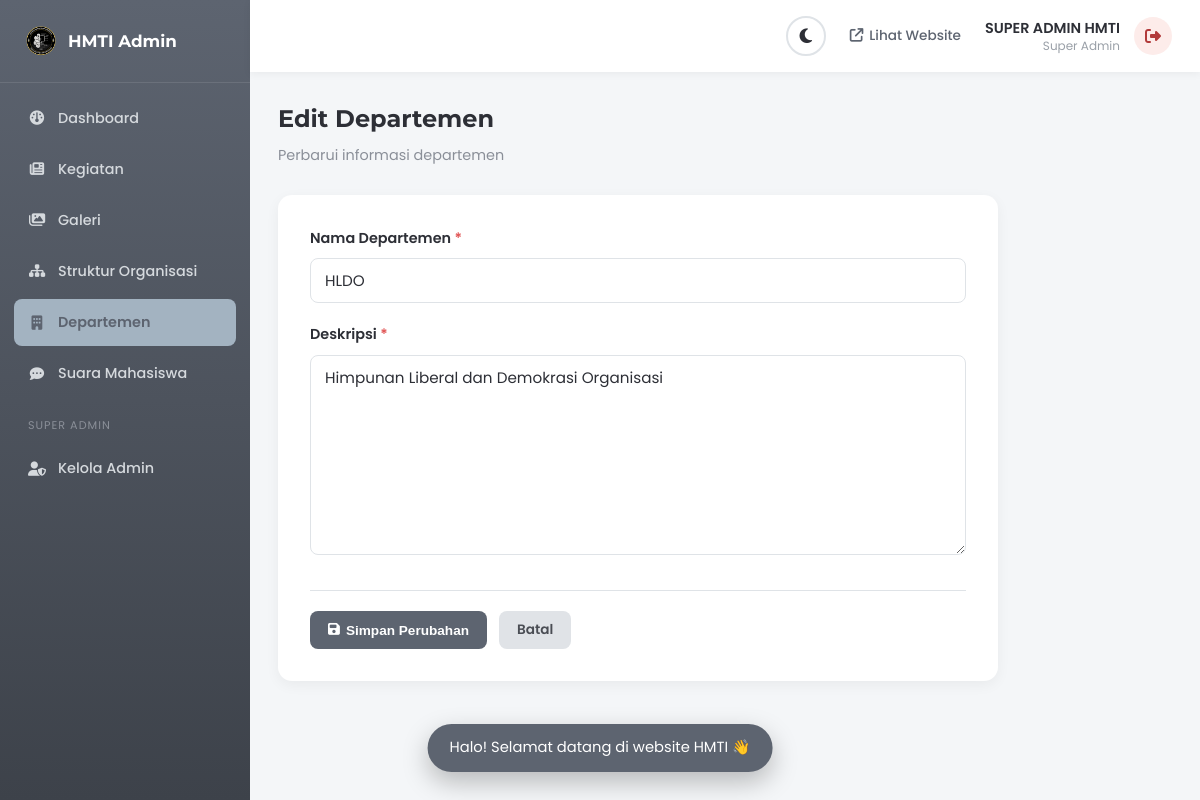
Page /admin/departemen/edit.php?id=1 (signed in) on the committed database.
### tables this page shows
CREATE TABLE `departemen` (
  `id` int(11) NOT NULL,
  `nama_departemen` varchar(50) NOT NULL,
  `deskripsi` text DEFAULT NULL
);

### admin/departemen/edit.php (the view, shortened to what this page needs)
<?php
include __DIR__ . '/../includes/header.php';
$id = isset($_GET['id']) ? (int)$_GET['id'] : 0;
$query = "SELECT * FROM departemen WHERE id = $id";
$result = mysqli_query($koneksi, $query);
$dept = $result ? mysqli_fetch_assoc($result) : null;
?>
<div class="page-header">
    <h1>Edit Departemen</h1>
    <p>Perbarui informasi departemen</p>
</div>
<form action="proses_edit.php" method="POST" class="admin-form">
    <div class="form-group">
        <label for="nama_departemen">Nama Departemen <span style="color:#e05252;">*</span></label>
        <input type="text" name="nama_departemen" id="nama_departemen" value="<?= htmlspecialchars($dept['nama_departemen']) ?>" required>
    </div>
    <div class="form-group">
        <label for="deskripsi">Deskripsi <span style="color:#e05252;">*</span></label>
        <textarea name="deskripsi" id="deskripsi" rows="6" required><?= htmlspecialchars($dept['deskripsi']) ?></textarea>
    </div>
    <div class="form-actions">
        <button type="submit" class="btn-admin btn-admin-primary">
            <i class="fa-solid fa-save"></i> Simpan Perubahan
        </button>
        <a href="index.php" class="btn-admin" style="background:#e0e3e7;color:#4a4d54;">
            Batal
        </a>
    </div>
</form>
<?php include __DIR__ . '/../includes/footer.php'; ?>

### assets/css/global.css (style rules this page uses)
:root { --hmti-dark: #5d6470; --hmti-light: #a3b3c1; --hmti-bg: #f4f6f8; --hmti-white: #ffffff; --hmti-text: #2d2f36; --card-bg: #ffffff; --card-shadow: rgba(0, 0, 0, 0.06); --card-hover-shadow: rgba(0, 0, 0, 0.12); --border-color: #dfe3e7; --text-secondary: #6b6f76; --text-muted: #8a8f98; --nav-bg: #ffffff; --footer-text: #ffffff; --header-shadow: rgba(0, 0, 0, 0.08); --section-alt-bg: #ffffff; --input-bg: #ffffff; --hover-bg: #f8f9fa; --overlay-bg: rgba(0, 0, 0, 0.5); --lightbox-bg: rgba(20, 22, 26, 0.92); --danger-color: #b23b3b; --danger-bg: #fdecea; --success-color: #1e7e42; --success-bg: #e6f7ed; --warning-color: #e8a317; --hero-overlay: linear-gradient(180deg, rgba(93, 100, 112, 0.75), rgba(93, 100, 112, 0.9)); --detail-overlay: linear-gradient(180deg, rgba(93, 100, 112, 0.3), rgba(30, 32, 36, 0.9)); --font-heading: "Montserrat", sans-serif; --font-body: "Poppins", sans-serif; }
html { transition: background-color 0.3s ease, color 0.3s ease; }
body { transition: background-color 0.3s ease, color 0.3s ease; }
*, *::before, *::after { transition: background-color 0.25s ease, border-color 0.25s ease, color 0.25s ease, box-shadow 0.25s ease; }
* { margin: 0; padding: 0; box-sizing: border-box; }
body { font-family: var(--font-body); color: var(--hmti-text); background-color: var(--hmti-bg); line-height: 1.6; }
h1, h2, h3, h4, h5, h6 { font-family: var(--font-heading); }
a { text-decoration: none; color: inherit; }
html { scroll-behavior: smooth; }

### assets/css/admin.css (style rules this page uses)
.admin-body { background-color: #f4f6f8; }
.page-header { margin-bottom: 28px; }
.page-header h1 { font-size: 1.5rem; margin-bottom: 6px; }
.page-header p { color: #8a8f98; font-size: 0.9rem; }
.btn-admin { display: inline-flex; align-items: center; gap: 6px; padding: 8px 18px; border-radius: 8px; font-size: 0.85rem; font-weight: 600; border: none; cursor: pointer; transition: all 0.25s ease; text-decoration: none; }
.btn-admin-primary { background-color: var(--hmti-dark); color: #fff; }
.admin-form { background: #fff; border-radius: 14px; padding: 32px; box-shadow: 0 4px 14px rgba(0, 0, 0, 0.05); max-width: 720px; }
.admin-form .form-group { margin-bottom: 20px; }
.admin-form .form-group label { display: block; font-weight: 600; font-size: 0.9rem; margin-bottom: 8px; color: var(--hmti-text); }
.admin-form .form-group input, .admin-form .form-group textarea, .admin-form .form-group select { width: 100%; padding: 10px 14px; border: 1.5px solid var(--border-color); border-radius: 8px; font-family: var(--font-body); font-size: 0.95rem; transition: border-color 0.25s ease; background: var(--input-bg); color: var(--hmti-text); }
.admin-form .form-group textarea { resize: vertical; min-height: 200px; }
.admin-form .form-actions { display: flex; gap: 12px; margin-top: 28px; padding-top: 20px; border-top: 1px solid var(--border-color); }

### rows in the picture
departemen: nama_departemen "HLDO", deskripsi "Himpunan Liberal dan Demokrasi Organisasi"

### other values in the picture
$_SESSION['nama'] "SUPER ADMIN HMTI"
